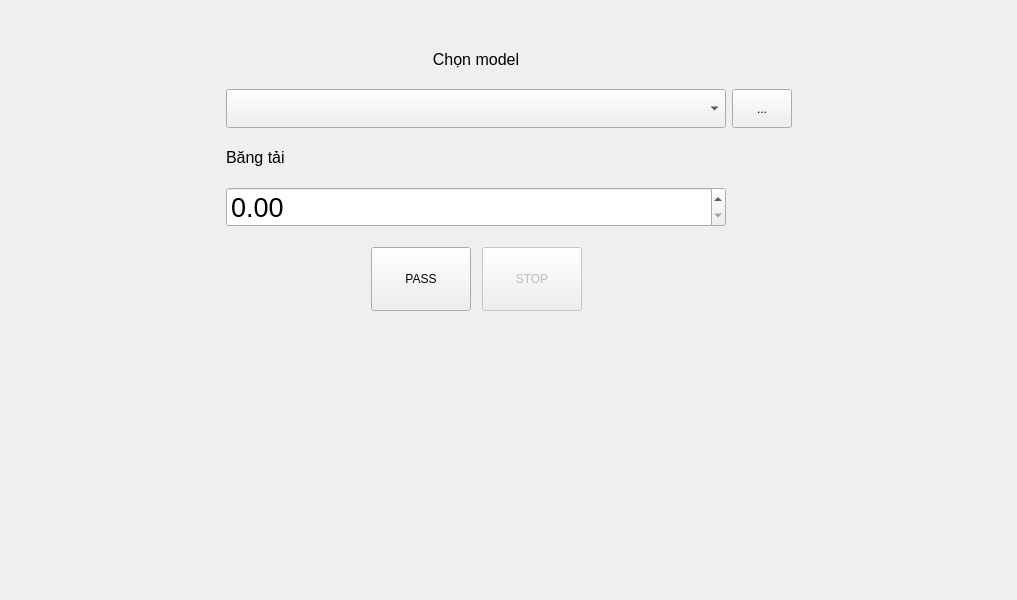
<?xml version="1.0" encoding="UTF-8"?>
<ui version="4.0">
 <class>PassWindow</class>
 <widget class="QMainWindow" name="PassWindow">
  <property name="geometry">
   <rect>
    <x>0</x>
    <y>0</y>
    <width>1017</width>
    <height>600</height>
   </rect>
  </property>
  <property name="windowTitle">
   <string>MainWindow</string>
  </property>
  <property name="iconSize">
   <size>
    <width>48</width>
    <height>48</height>
   </size>
  </property>
  <widget class="QWidget" name="centralwidget">
   <layout class="QGridLayout" name="gridLayout_2">
    <property name="topMargin">
     <number>50</number>
    </property>
    <property name="verticalSpacing">
     <number>20</number>
    </property>
    <item row="3" column="1">
     <widget class="QDoubleSpinBox" name="spxCvWidth">
      <property name="font">
       <font>
        <pointsize>20</pointsize>
       </font>
      </property>
      <property name="maximum">
       <double>450.000000000000000</double>
      </property>
     </widget>
    </item>
    <item row="1" column="3">
     <spacer name="horizontalSpacer">
      <property name="orientation">
       <enum>Qt::Horizontal</enum>
      </property>
      <property name="sizeHint" stdset="0">
       <size>
        <width>40</width>
        <height>20</height>
       </size>
      </property>
     </spacer>
    </item>
    <item row="1" column="0">
     <spacer name="horizontalSpacer_2">
      <property name="orientation">
       <enum>Qt::Horizontal</enum>
      </property>
      <property name="sizeHint" stdset="0">
       <size>
        <width>40</width>
        <height>20</height>
       </size>
      </property>
     </spacer>
    </item>
    <item row="1" column="1">
     <widget class="QComboBox" name="cbxModel">
      <property name="minimumSize">
       <size>
        <width>500</width>
        <height>0</height>
       </size>
      </property>
      <property name="font">
       <font>
        <pointsize>20</pointsize>
       </font>
      </property>
     </widget>
    </item>
    <item row="0" column="1">
     <widget class="QLabel" name="label">
      <property name="font">
       <font>
        <pointsize>12</pointsize>
       </font>
      </property>
      <property name="text">
       <string>Chọn model</string>
      </property>
      <property name="alignment">
       <set>Qt::AlignCenter</set>
      </property>
     </widget>
    </item>
    <item row="4" column="1">
     <layout class="QHBoxLayout" name="horizontalLayout">
      <property name="spacing">
       <number>11</number>
      </property>
      <property name="topMargin">
       <number>0</number>
      </property>
      <item>
       <spacer name="horizontalSpacer_3">
        <property name="orientation">
         <enum>Qt::Horizontal</enum>
        </property>
        <property name="sizeHint" stdset="0">
         <size>
          <width>40</width>
          <height>20</height>
         </size>
        </property>
       </spacer>
      </item>
      <item>
       <widget class="QToolButton" name="btnPass">
        <property name="minimumSize">
         <size>
          <width>100</width>
          <height>64</height>
         </size>
        </property>
        <property name="text">
         <string>PASS</string>
        </property>
        <property name="icon">
         <iconset resource="../ui/icons.qrc">
          <normaloff>:/icons/data_transfer_48px.png</normaloff>:/icons/data_transfer_48px.png</iconset>
        </property>
        <property name="iconSize">
         <size>
          <width>48</width>
          <height>48</height>
         </size>
        </property>
        <property name="toolButtonStyle">
         <enum>Qt::ToolButtonTextUnderIcon</enum>
        </property>
       </widget>
      </item>
      <item>
       <widget class="QToolButton" name="btnStop">
        <property name="enabled">
         <bool>false</bool>
        </property>
        <property name="minimumSize">
         <size>
          <width>100</width>
          <height>64</height>
         </size>
        </property>
        <property name="text">
         <string>STOP</string>
        </property>
        <property name="icon">
         <iconset resource="../ui/icons.qrc">
          <normaloff>:/icons/stop_48px.png</normaloff>:/icons/stop_48px.png</iconset>
        </property>
        <property name="iconSize">
         <size>
          <width>48</width>
          <height>48</height>
         </size>
        </property>
        <property name="toolButtonStyle">
         <enum>Qt::ToolButtonTextUnderIcon</enum>
        </property>
       </widget>
      </item>
      <item>
       <spacer name="horizontalSpacer_4">
        <property name="orientation">
         <enum>Qt::Horizontal</enum>
        </property>
        <property name="sizeHint" stdset="0">
         <size>
          <width>40</width>
          <height>20</height>
         </size>
        </property>
       </spacer>
      </item>
     </layout>
    </item>
    <item row="2" column="1">
     <widget class="QLabel" name="label_2">
      <property name="font">
       <font>
        <pointsize>12</pointsize>
       </font>
      </property>
      <property name="text">
       <string>Băng tải</string>
      </property>
     </widget>
    </item>
    <item row="1" column="2">
     <widget class="QToolButton" name="btnReload">
      <property name="sizePolicy">
       <sizepolicy hsizetype="Fixed" vsizetype="Preferred">
        <horstretch>0</horstretch>
        <verstretch>0</verstretch>
       </sizepolicy>
      </property>
      <property name="minimumSize">
       <size>
        <width>60</width>
        <height>0</height>
       </size>
      </property>
      <property name="font">
       <font>
        <pointsize>9</pointsize>
       </font>
      </property>
      <property name="text">
       <string>...</string>
      </property>
      <property name="icon">
       <iconset resource="../ui/icons.qrc">
        <normaloff>:/icons/reset_48px.png</normaloff>:/icons/reset_48px.png</iconset>
      </property>
      <property name="iconSize">
       <size>
        <width>32</width>
        <height>32</height>
       </size>
      </property>
     </widget>
    </item>
    <item row="5" column="1">
     <spacer name="verticalSpacer">
      <property name="orientation">
       <enum>Qt::Vertical</enum>
      </property>
      <property name="sizeHint" stdset="0">
       <size>
        <width>20</width>
        <height>40</height>
       </size>
      </property>
     </spacer>
    </item>
   </layout>
  </widget>
 </widget>
 <resources>
  <include location="../ui/icons.qrc"/>
 </resources>
 <connections/>
</ui>
